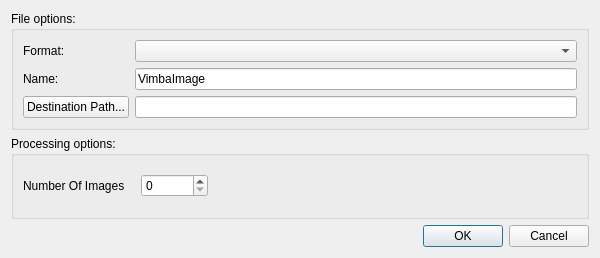
<?xml version="1.0" encoding="UTF-8"?>
<ui version="4.0">
 <class>SavingOptionsDialog</class>
 <widget class="QDialog" name="SavingOptionsDialog">
  <property name="geometry">
   <rect>
    <x>0</x>
    <y>0</y>
    <width>600</width>
    <height>258</height>
   </rect>
  </property>
  <property name="minimumSize">
   <size>
    <width>600</width>
    <height>258</height>
   </size>
  </property>
  <property name="maximumSize">
   <size>
    <width>600</width>
    <height>258</height>
   </size>
  </property>
  <property name="windowTitle">
   <string>Saving Options</string>
  </property>
  <layout class="QVBoxLayout" name="verticalLayout">
   <item>
    <layout class="QGridLayout" name="gridLayout">
     <item row="0" column="0">
      <widget class="QGroupBox" name="SaveImageFileNameGroup">
       <property name="title">
        <string>File options:</string>
       </property>
       <layout class="QVBoxLayout" name="verticalLayout_2">
        <item>
         <layout class="QGridLayout" name="gridLayout_2">
          <item row="1" column="0">
           <widget class="QLabel" name="ImageName">
            <property name="text">
             <string>Name:</string>
            </property>
           </widget>
          </item>
          <item row="1" column="2">
           <widget class="QLineEdit" name="ImageName_Edit">
            <property name="text">
             <string>VimbaImage</string>
            </property>
           </widget>
          </item>
          <item row="2" column="0">
           <widget class="QPushButton" name="ImageDestinationButton">
            <property name="text">
             <string>Destination Path...</string>
            </property>
           </widget>
          </item>
          <item row="2" column="2">
           <widget class="QLineEdit" name="ImageDestination_Edit">
            <property name="text">
             <string/>
            </property>
           </widget>
          </item>
          <item row="0" column="0">
           <widget class="QLabel" name="ImageFormat">
            <property name="text">
             <string>Format:</string>
            </property>
           </widget>
          </item>
          <item row="0" column="2">
           <widget class="QComboBox" name="ImageFormat_ComboBox"/>
          </item>
         </layout>
        </item>
       </layout>
      </widget>
     </item>
     <item row="1" column="0">
      <widget class="QGroupBox" name="groupBox_2">
       <property name="title">
        <string>Processing options:</string>
       </property>
       <layout class="QVBoxLayout" name="verticalLayout_3">
        <item>
         <layout class="QGridLayout" name="gridLayout_3">
          <item row="0" column="0">
           <widget class="QLabel" name="NumberOfImages">
            <property name="text">
             <string>Number Of Images   </string>
            </property>
           </widget>
          </item>
          <item row="0" column="1">
           <widget class="QSpinBox" name="NumberOfFrames_SpinBox">
            <property name="maximum">
             <number>1000000</number>
            </property>
           </widget>
          </item>
          <item row="0" column="2">
           <spacer name="horizontalSpacer">
            <property name="orientation">
             <enum>Qt::Horizontal</enum>
            </property>
            <property name="sizeHint" stdset="0">
             <size>
              <width>40</width>
              <height>20</height>
             </size>
            </property>
           </spacer>
          </item>
         </layout>
        </item>
       </layout>
      </widget>
     </item>
    </layout>
   </item>
   <item>
    <widget class="QDialogButtonBox" name="buttonBox">
     <property name="locale">
      <locale language="C" country="AnyCountry"/>
     </property>
     <property name="orientation">
      <enum>Qt::Horizontal</enum>
     </property>
     <property name="standardButtons">
      <set>QDialogButtonBox::Cancel|QDialogButtonBox::Ok</set>
     </property>
    </widget>
   </item>
  </layout>
 </widget>
 <resources/>
 <connections>
  <connection>
   <sender>buttonBox</sender>
   <signal>accepted()</signal>
   <receiver>SavingOptionsDialog</receiver>
   <slot>accept()</slot>
   <hints>
    <hint type="sourcelabel">
     <x>248</x>
     <y>254</y>
    </hint>
    <hint type="destinationlabel">
     <x>157</x>
     <y>274</y>
    </hint>
   </hints>
  </connection>
  <connection>
   <sender>buttonBox</sender>
   <signal>rejected()</signal>
   <receiver>SavingOptionsDialog</receiver>
   <slot>reject()</slot>
   <hints>
    <hint type="sourcelabel">
     <x>316</x>
     <y>260</y>
    </hint>
    <hint type="destinationlabel">
     <x>286</x>
     <y>274</y>
    </hint>
   </hints>
  </connection>
 </connections>
</ui>
